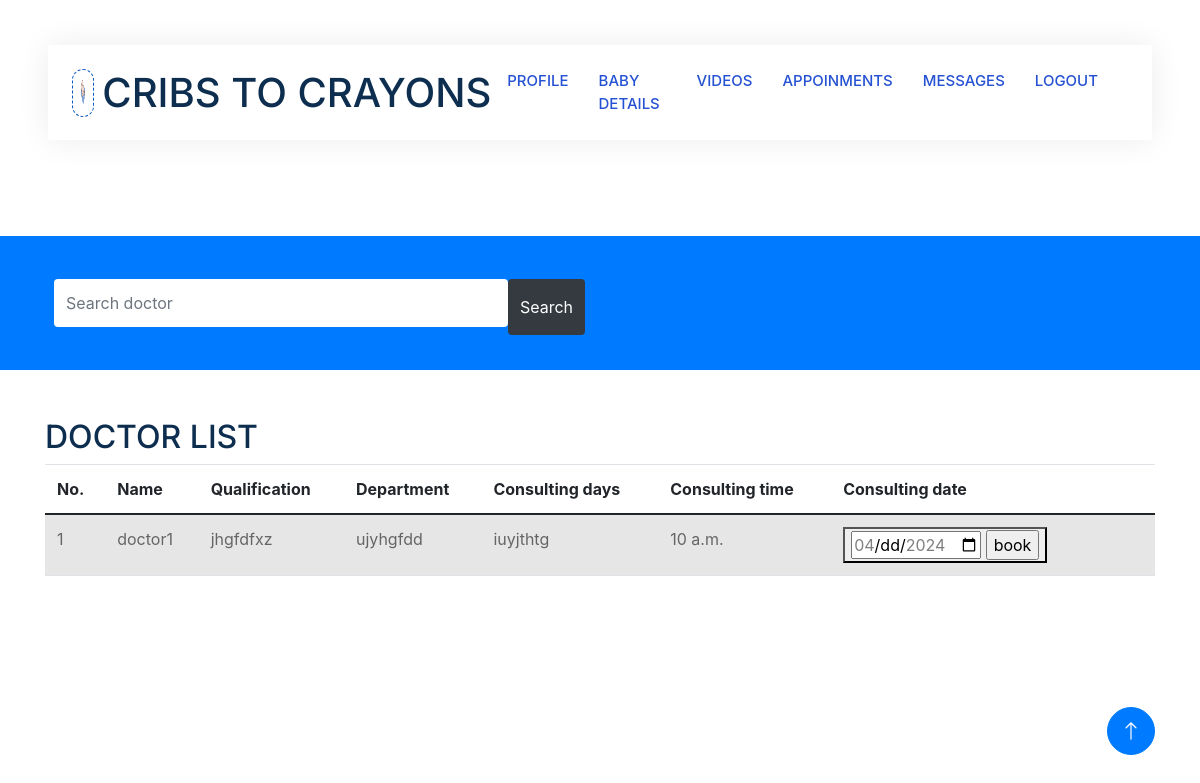
The app's page /doctorlist (signed in) with its own data.
### app1/models.py (models this page shows)
class Doctor(models.Model):
    hospital_id=models.ForeignKey(Hospital,on_delete=models.CASCADE)
    Doctor_name=models.CharField(max_length=20)
    qualification=models.CharField(max_length=50)
    department=models.CharField(max_length=20)
    consulting_days=models.CharField(max_length=30)
    consulting_time=models.TimeField()
    slots=models.IntegerField()
    availability_status=models.CharField(max_length=10,default="AVAILABLE")

### app1/views.py (the view)
# urls.py: path('doctorlist',views.doctor_list,name="doctorlist"),
@login_required(login_url='login/')
def doctor_list(request):
    log_id=LoginUser.objects.get(id=request.user.id)
    parent=Parent.objects.get(login_id=log_id)
    hospital= parent.hospital_id
    doctor=Doctor.objects.filter(hospital_id=hospital)
    print(doctor)
    context={
        'doctor':doctor
    }
    return render(request,'Parent/doctorslist.html',context)

### template/Parent/doctorslist.html (shortened to what this page needs)
<!DOCTYPE html>
<html lang="en">
{% load static %}
<head>
    <link rel="stylesheet" href="https://cdnjs.cloudflare.com/ajax/libs/font-awesome/6.5.1/css/all.min.css" />
    <link href="https://cdnjs.cloudflare.com/ajax/libs/font-awesome/5.10.0/css/all.min.css" rel="stylesheet">
    <link href="https://cdn.jsdelivr.net/npm/bootstrap-icons@1.4.1/font/bootstrap-icons.css" rel="stylesheet">
    <link href="{% static 'js/animate.min.css' %}" rel="stylesheet">
    <link href="{% static 'js/owl.carousel.min.css' %}" rel="stylesheet">
    <link href="{% static 'css/bootstrap.min.css' %}" rel="stylesheet">
    <link rel="stylesheet" href="https://stackpath.bootstrapcdn.com/bootstrap/4.5.2/css/bootstrap.min.css">
    <link href="{% static 'css/style.css' %}" rel="stylesheet">
</head>
<body>
    <div class="container-xxl bg-white p-0">
        <div class="container-fluid nav-bar bg-transparent">
            <nav class="navbar navbar-expand-lg bg-white navbar-light py-0 px-4">
                <a href="" class="navbar-brand d-flex align-items-center text-center">
                    <div class="icon p-2 me-2">
                        <img class="img-fluid" src="{% static 'img/logo.gif' %}" alt="Icon"
                            style="width: 30px; height: 30px;">
                    </div>
                    <h1 class="m-0 ">CRIBS TO CRAYONS</h1>
                </a>
                <div class="collapse navbar-collapse" id="navbarCollapse">
                    <div class="navbar-nav ms-auto">
                        <a href="{% url 'parentprofile'%}" class="nav-item nav-link">PROFILE</a>
                        <a href="{% url 'babydetails' %}" class="nav-item nav-link">BABY DETAILS</a>
                        <a href="{% url 'pviewvideos' %}" class="nav-item nav-link">VIDEOS</a>
                        <a href="{% url 'myappoinments' %}" class="nav-item nav-link">APPOINMENTS</a>
                        <a href="#" class="nav-item nav-link">MESSAGES</a>
                    <a href="{% url 'login'%}" class="nav-item nav-link" >LOGOUT</a>
                </div>
            </div>
            </nav>
        </div>
        <br>
        <br>
        <br>
        <br>
 <div class="container-fluid bg-primary mb-5 wow fadeIn" data-wow-delay="0.1s" style="padding: 35px;">
    <div class="container">
        <div class="row g-2">
            <form method="get" action="{% url 'parentsearchdoctor'%}">
            <div class=" col-md-6 d-flex ">
                <input type="text" class="form-control border-0 py-4" placeholder="Search doctor" name="search">
                <div>
                <button class="btn btn-dark border-0 w-100 py-3">Search</button>
            </div>
        </div>
        </form>
    </div>
    </div>
</div>
        <div class="container">
            <h2>DOCTOR LIST</h2>
            <table class="table table-striped">
                <thead>
                    <tr>
                        <th>No.</th>
                        <th>Name</th>
                        <th>Qualification</th>
                        <th>Department</th>
                        <th>Consulting days</th>
                        <th>Consulting time</th>
                        <th>Consulting date</th>
                        <th></th>
                        <th></th>
                    </tr>
                </thead>
                <tbody>
                    {% for i in doctor %}
                    <tr>
                        <td>{{ forloop.counter }}</td>
                        <td>{{ i.Doctor_name }}</td>
                        <td>{{ i.qualification }}</td>
                        <td>{{ i.department }}</td>
                        <td>{{ i.consulting_days }}</td>
                        <td>{{ i.consulting_time }}</td>
                        <td><button>
                            <form action="{% url 'doctorbooking' id=i.id %}" method="POST">
                                <input type="date" id="consulting_date" name="consulting_date">
                                <input type="submit" value="book">
                            </form>
                        </button></td>
                        <td></td>
                        <td></td>
                    </tr>
                    {% endfor %}
                </tbody>
            </table>
        </div>
        <a href="#" class="btn btn-lg btn-primary btn-lg-square back-to-top"><i class="bi bi-arrow-up"></i></a>
    </div>
</body>
</html>

### static/css/style.css (style rules this page uses)
:root { --primary: #0957c5; --secondary: #2264ff; --light: #EFFDF5; --dark: #2551d3; }
.back-to-top { position: fixed; display: none; right: 45px; bottom: 45px; z-index: 99; }
.btn { transition: .5s; }
.btn.btn-primary, .btn.btn-secondary { color: #FFFFFF; }
.btn-lg-square { width: 48px; height: 48px; }
.btn-square, .btn-sm-square, .btn-lg-square { padding: 0; display: flex; align-items: center; justify-content: center; font-weight: normal; border-radius: 50px; }
.nav-bar { position: relative; margin-top: 45px; padding: 0 3rem; transition: .5s; z-index: 9999; }
.navbar { box-shadow: 0 0 30px rgba(0, 0, 0, .08); }
.navbar-light .navbar-nav .nav-link { margin-right: 30px; padding: 25px 0; color: #5288e0; font-size: 15px; text-transform: uppercase; outline: none; }
.navbar-light .navbar-brand { height: 75px; }
.navbar-light .navbar-nav .nav-link { color: var(--dark); font-weight: 500; }
.icon { padding: 15px; display: inline-flex; align-items: center; justify-content: center; background: #FFFFFF !important; border-radius: 50px; border: 1px dashed var(--primary) !important; }

### records on screen
Doctor: Doctor_name "doctor1", qualification "jhgfdfxz", department "ujyhgfdd", consulting_days "iuyjthtg", consulting_time "10 a.m."
